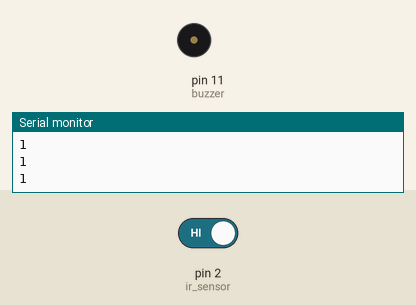
This sketch was run on a simulated Arduino Uno, built with avr-gcc and run on an emulated ATmega328P. Parts: buzzer (waves = sounding), the last lines printed to the serial monitor. The inputs (shaded band) are chosen by the test bench; at power-on: pin 2 (ir_sensor) HIGH.

Above: at 1.2 s.
1.3 s: pin 2 (ir_sensor) driven LOW
At 2.4 s:
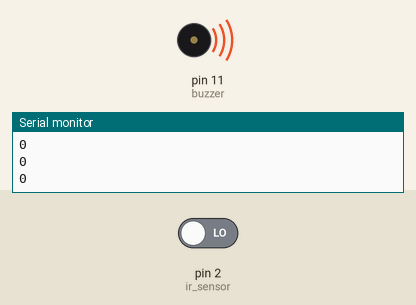
Timing chart, 0 to 4.3 s (numbered marks = the images above; inputs shaded):
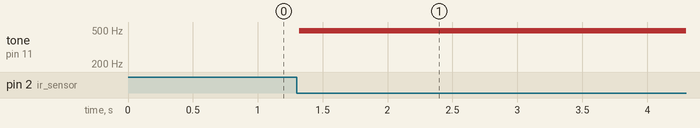

The sketch:

Arduino_Door_Security_System_using_IRSensor.ino
```cpp
byte buzzer = 11;
byte ir_sensor = 2;

void setup() {
  Serial.begin(9600);
  // put your setup code here, to run once:
  pinMode(ir_sensor, INPUT);
  pinMode(buzzer, OUTPUT);
}

void loop() {
  // put your main code here, to run repeatedly:
  int sensor_state = digitalRead(ir_sensor);
  Serial.println(sensor_state);
  if (sensor_state == LOW){
    analogWrite(buzzer, 200);
    delay(110);
    analogWrite(buzzer, 100);
    delay(110);
  }

  else{
    digitalWrite(buzzer, HIGH);
    delay(110);
  }
}
```

Measured:
- after the input at 1.3 s, tone on pin 11 (buzzer): silent → 490 Hz at once
